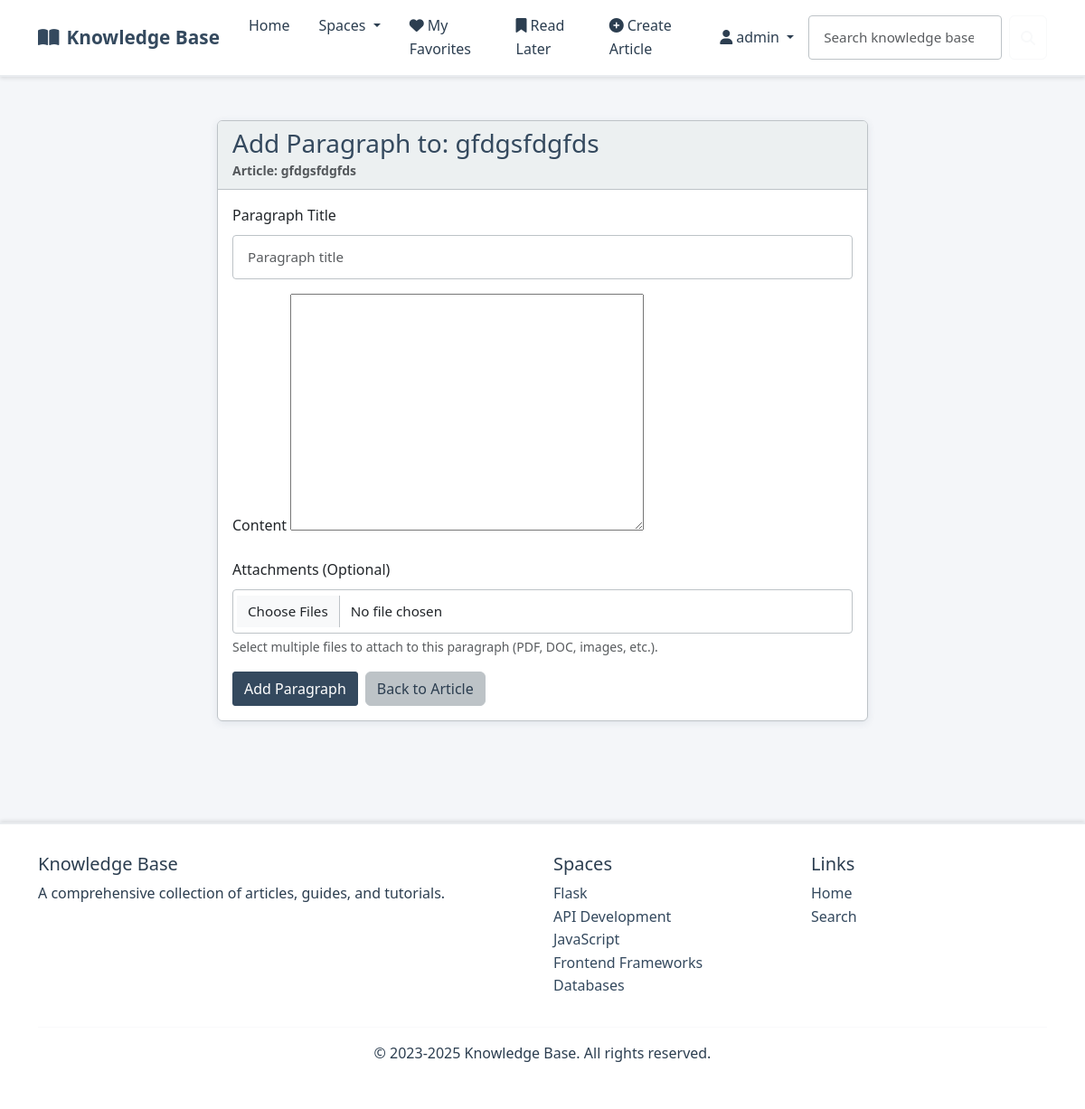
/article/12/paragraph/add/ (signed in), run on the app's committed database.
### kb/models.py (models this page shows, shortened)
class Article(models.Model):
    STATUS_CHOICES = [
        ('draft', 'Draft'),
        ('live', 'Live'),
        ('archive', 'Archive'),
    ]
    title = models.CharField(max_length=200)
    summary = models.TextField()
    space = models.ForeignKey(Space, on_delete=models.CASCADE, related_name='articles')
    author = models.ForeignKey(User, on_delete=models.CASCADE, related_name='articles', null=True, blank=True)
    status = models.CharField(max_length=10, choices=STATUS_CHOICES, default='draft')
    tags = models.ManyToManyField(Tag, blank=True, related_name='articles')
    legacy_tags = models.JSONField(default=list, help_text="Legacy tags for backward compatibility")
    created_at = models.DateField(default=timezone.now)
    updated_at = models.DateField(default=timezone.now)

class Space(models.Model):
    ICON_CHOICES = [
        ('fas fa-folder', 'Folder'),
        ('fas fa-book', 'Book'),
        ('fas fa-lightbulb', 'Lightbulb'),
        ('fas fa-cog', 'Settings'),
        ('fas fa-rocket', 'Rocket'),
        ('fas fa-star', 'Star'),
        ('fas fa-heart', 'Heart'),
        ('fas fa-trophy', 'Trophy'),
        ('fas fa-graduation-cap', 'Education'),
        ('fas fa-code', 'Code'),
        ('fas fa-database', 'Database'),
        ('fas fa-shield-alt', 'Security'),
        ('fas fa-users', 'Team'),
        ('fas fa-chart-line', 'Analytics'),
        ('fas fa-puzzle-piece', 'Puzzle'),
        ('fas fa-tools', 'Tools'),
        ('fas fa-globe', 'Global'),
        ('fas fa-mobile-alt', 'Mobile'),
        ('fas fa-cloud', 'Cloud'),
        ('fas fa-fire', 'Fire'),
    ]
    name = models.CharField(max_length=100)
    description = models.TextField()
    label = models.ForeignKey(Label, on_delete=models.SET_NULL, null=True, blank=True, related_name='spaces')
    icon = models.CharField(max_length=50, choices=ICON_CHOICES, default='fas fa-folder')
    class Meta:
        verbose_name_plural = "Spaces"

### kb/views.py (the view)
# urls.py: path('article/<int:article_id>/paragraph/add/', views.add_paragraph, name='add_paragraph'),
@login_required
def add_paragraph(request, article_id):
    article = get_object_or_404(Article, id=article_id)
    if article.author != request.user:
        messages.error(request, "You don't have permission to edit this article.")
        return redirect('article_detail', article_id=article.id)
    if request.method == 'POST':
        form = ParagraphForm(request.POST)
        if form.is_valid():
            paragraph = form.save(commit=False)
            paragraph.article = article
            last_paragraph = article.paragraphs.order_by('-order').first()
            paragraph.order = (last_paragraph.order + 1) if last_paragraph else 1
            paragraph.save()
            files = request.FILES.getlist('attachments')
            for file in files:
                ParagraphAttachment.objects.create(
                    paragraph=paragraph,
                    file=file,
                    original_name=file.name
                )
            messages.success(request, "Paragraph added successfully.")
            return redirect('edit_article', article_id=article.id)
    else:
        form = ParagraphForm()
    return render(request, 'paragraph_form.html', {
        'form': form,
        'article': article,
        'title': f'Add Paragraph to: {article.title}',
        'submit_text': 'Add Paragraph'
    })

### kb/forms.py (shortened to what this page needs)
class ParagraphForm(forms.ModelForm):
    class Meta:
        model = ArticleParagraph
        fields = ('title', 'content')
        widgets = {
            'title': forms.TextInput(attrs={'class': 'form-control', 'placeholder': 'Paragraph title'}),
            'content': forms.Textarea(attrs={'class': 'tinymce', 'required': False}),
        }
    class Media:
        css = {
            'all': ('https://cdnjs.cloudflare.com/ajax/libs/tinymce/6.4.2/skins/ui/oxide-dark/skin.min.css',)
        }
        js = (
            'https://cdnjs.cloudflare.com/ajax/libs/tinymce/6.4.2/tinymce.min.js',
        )

### kb/context_processors.py (called while the page is built)
def categories_processor(request):
    return {
        'spaces': Space.objects.all()
    }

### templates/paragraph_form.html (shortened to what this page needs)
{% extends 'layout.html' %}
{% load static %}
{% block content %}
<div class="container py-4">
    <div class="row justify-content-center">
        <div class="col-lg-8">
            <div class="card">
                <div class="card-header">
                    <h3 class="mb-0">{{ title }}</h3>
                    <small class="text-muted">Article: {{ article.title }}</small>
                </div>
                <div class="card-body">
                    <form method="post" enctype="multipart/form-data" id="paragraphForm">
                        <div class="mb-3">
                            <label for="id_title" class="form-label">Paragraph Title</label>
                            {{ form.title }}
                        </div>
                        <div class="mb-3">
                            <label for="id_content" class="form-label">Content</label>
                            {{ form.content }}
                        </div>
                        <div class="mb-3">
                            <label for="id_attachments" class="form-label">Attachments (Optional)</label>
                            <input type="file" name="attachments" class="form-control" multiple>
                            <div class="form-text">Select multiple files to attach to this paragraph (PDF, DOC, images, etc.).</div>
                        </div>
                        <div class="d-flex gap-2">
                            <button type="submit" class="btn btn-primary">{{ submit_text }}</button>
                            <a href="{% url 'edit_article' article_id=article.id %}" class="btn btn-secondary">Back to Article</a>
                        </div>
                    </form>
                </div>
            </div>
        </div>
    </div>
</div>
{% endblock %}

### templates/layout.html (shortened to what this page needs)
{% load static %}
<!DOCTYPE html>
<html lang="en">
<head>
    <link href="https://cdn.jsdelivr.net/npm/bootstrap@5.3.0/dist/css/bootstrap.min.css" rel="stylesheet">
    <link rel="stylesheet" href="https://cdnjs.cloudflare.com/ajax/libs/font-awesome/6.4.0/css/all.min.css">
    <link rel="stylesheet" href="https://cdnjs.cloudflare.com/ajax/libs/highlight.js/11.7.0/styles/github-dark.min.css">
    <link rel="stylesheet" href="{% static 'css/custom.css' %}">
</head>
<body>
    <nav class="navbar navbar-expand-lg" style="background-color: #ffffff; border-bottom: 2px solid #e9ecef; box-shadow: 0 2px 4px rgba(0,0,0,0.1);">
        <div class="container">
            <a class="navbar-brand" href="{% url 'index' %}">
                <i class="fas fa-book-open me-2"></i>Knowledge Base
            </a>
            <div class="collapse navbar-collapse" id="navbarMain">
                <ul class="navbar-nav me-auto">
                    <li class="nav-item">
                        <a class="nav-link {% if request.path == '/' %}active{% endif %}" href="{% url 'index' %}">Home</a>
                    </li>
                    <li class="nav-item dropdown">
                        <a class="nav-link dropdown-toggle" href="#" id="spacesDropdown" role="button" data-bs-toggle="dropdown" aria-expanded="false">
                            Spaces
                        </a>
                    </li>
                    {% if user.is_authenticated %}
                    <li class="nav-item">
                        <a class="nav-link {% if request.path == '/my-favorites/' %}active{% endif %}" href="{% url 'my_favorites' %}">
                            <i class="fas fa-heart me-1"></i>My Favorites
                        </a>
                    </li>
                    <li class="nav-item">
                        <a class="nav-link {% if request.path == '/my-read-later/' %}active{% endif %}" href="{% url 'my_read_later' %}">
                            <i class="fas fa-bookmark me-1"></i>Read Later
                        </a>
                    </li>
                    <li class="nav-item">
                        <a class="nav-link {% if request.path == '/article/create/' %}active{% endif %}" href="{% url 'create_article' %}">
                            <i class="fas fa-plus-circle me-1"></i>Create Article
                        </a>
                    </li>
                    {% endif %}
                </ul>
                <ul class="navbar-nav ms-auto">
                    {% if user.is_authenticated %}
                    <li class="nav-item dropdown">
                        <a class="nav-link dropdown-toggle" href="#" id="userDropdown" role="button" data-bs-toggle="dropdown" aria-expanded="false">
                            <i class="fas fa-user me-1"></i>{{ user.username }}
                        </a>
                    </li>
                    {% endif %}
                </ul>
                <div class="d-flex position-relative">
                    <form id="searchForm" class="d-flex" action="{% url 'search' %}" method="get">
                        <input id="searchInput" class="form-control me-2" type="search" placeholder="Search knowledge base..." aria-label="Search" name="q">
                        <button class="btn btn-outline-light" type="submit">
                            <i class="fas fa-search"></i>
                        </button>
                    </form>
                </div>
            </div>
        </div>
    </nav>
    <main class="container py-4">
        {% block content %}{% endblock %}
    </main>
    <footer class="footer">
        <div class="container">
            <div class="row">
                <div class="col-md-6">
                    <h5>Knowledge Base</h5>
                    <p>A comprehensive collection of articles, guides, and tutorials.</p>
                </div>
                <div class="col-md-3">
                    <h5>Spaces</h5>
                    <ul class="list-unstyled">
                        {% for space in spaces %}
                        <li><a href="{% url 'space_detail' space_id=space.id %}" class="text-decoration-none" style="color: var(--primary-corporate);">{{ space.name }}</a></li>
                        {% endfor %}
                    </ul>
                </div>
                <div class="col-md-3">
                    <h5>Links</h5>
                    <ul class="list-unstyled">
                        <li><a href="{% url 'index' %}" class="text-decoration-none" style="color: var(--primary-corporate);">Home</a></li>
                        <li><a href="{% url 'search' %}" class="text-decoration-none" style="color: var(--primary-corporate);">Search</a></li>
                    </ul>
                </div>
            </div>
            <hr style="border-color: #e9ecef;">
            <div class="text-center">
                <p>&copy; 2023-2025 Knowledge Base. All rights reserved.</p>
            </div>
        </div>
    </footer>
</body>
</html>

### static/css/custom.css (style rules this page uses)
:root { --primary-corporate: #34495e; --secondary-corporate: #2c3e50; --accent-corporate: #3498db; --success-corporate: #27ae60; --warning-corporate: #f39c12; --danger-corporate: #e74c3c; --light-corporate: #ecf0f1; --dark-corporate: #2c3e50; --background-corporate: #f4f6f9; --text-corporate: #2c3e50; --border-corporate: #bdc3c7; --shadow-corporate: rgba(52, 73, 94, 0.1); }
body { background-color: var(--background-corporate); color: var(--text-corporate); font-family: 'Segoe UI', Tahoma, Geneva, Verdana, sans-serif; line-height: 1.6; }
.navbar-brand { color: var(--primary-corporate) !important; font-weight: 600; font-size: 1.3rem; }
.navbar-nav .nav-link { color: var(--text-corporate) !important; font-weight: 500; padding: 0.5rem 1rem !important; transition: all 0.3s ease; border-radius: 4px; }
.btn-primary { background-color: var(--primary-corporate); border-color: var(--primary-corporate); font-weight: 500; border-radius: 3px; }
.btn-secondary { background-color: var(--border-corporate); border-color: var(--border-corporate); color: var(--text-corporate); }
.card { background-color: #ffffff; border: 1px solid var(--border-corporate); border-radius: 6px; box-shadow: 0 2px 8px var(--shadow-corporate); transition: all 0.3s ease; }
.card-header { background-color: var(--light-corporate); border-bottom: 1px solid var(--border-corporate); font-weight: 600; color: var(--primary-corporate); }
.form-control { border: 1px solid var(--border-corporate); border-radius: 4px; padding: 0.75rem 1rem; font-size: 0.95rem; }
.footer { margin-top: 4rem; padding: 2rem 0; border-top: 1px solid var(--bs-border-color); }
.footer { margin-top: 4rem; padding: 2rem 0; background-color: #ffffff; color: var(--text-corporate); border-top: 2px solid #e9ecef; box-shadow: 0 -2px 4px rgba(0,0,0,0.1); }

### data on the page
Article: title "gfdgsfdgfds"
Space: name "Flask"
Space: name "API Development"
Space: name "JavaScript"
Space: name "Frontend Frameworks"
Space: name "Databases"

### other printed values
{{ user.username }} "admin"
{{ title }} "Add Paragraph to: gfdgsfdgfds"
{{ submit_text }} "Add Paragraph"
